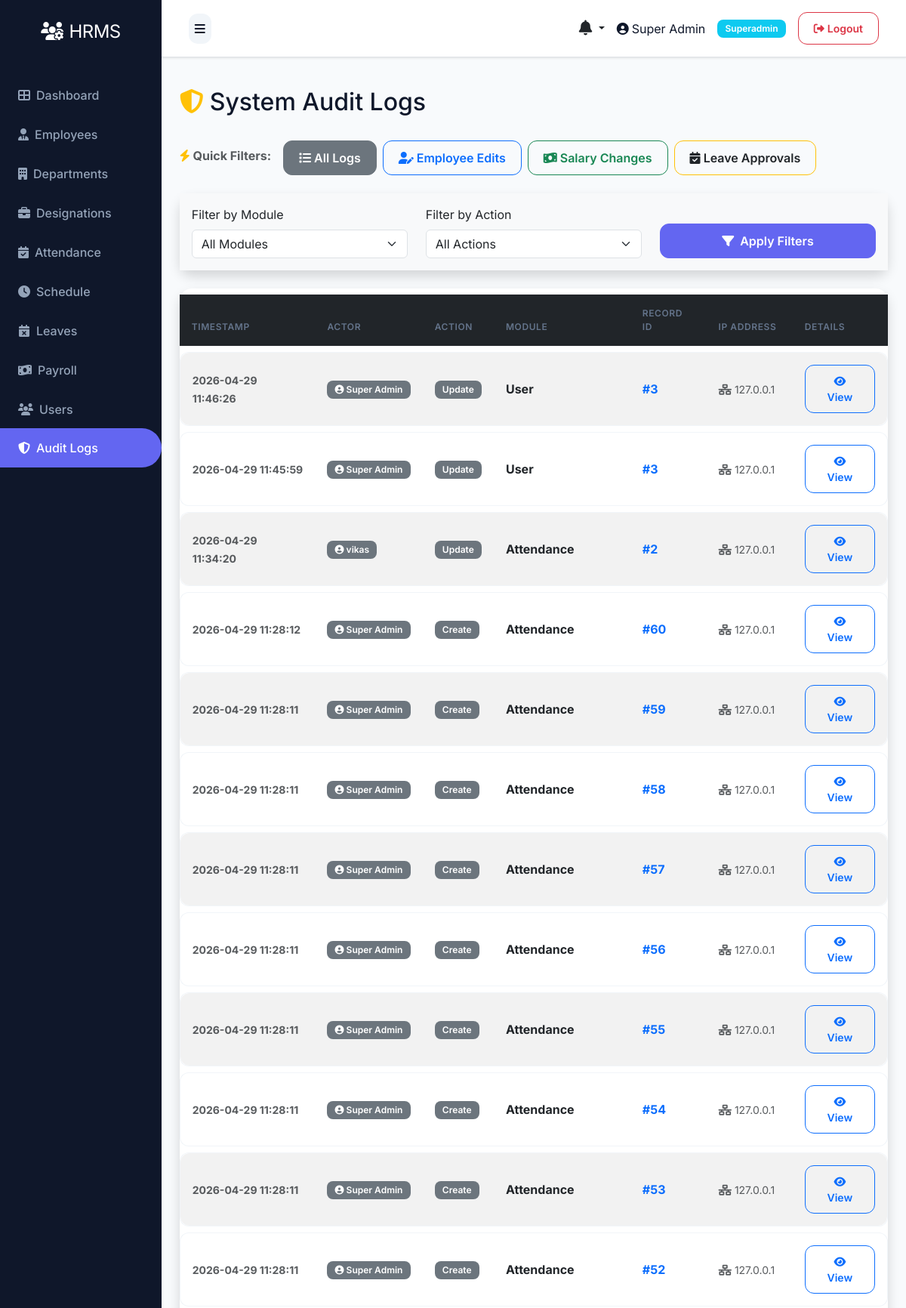
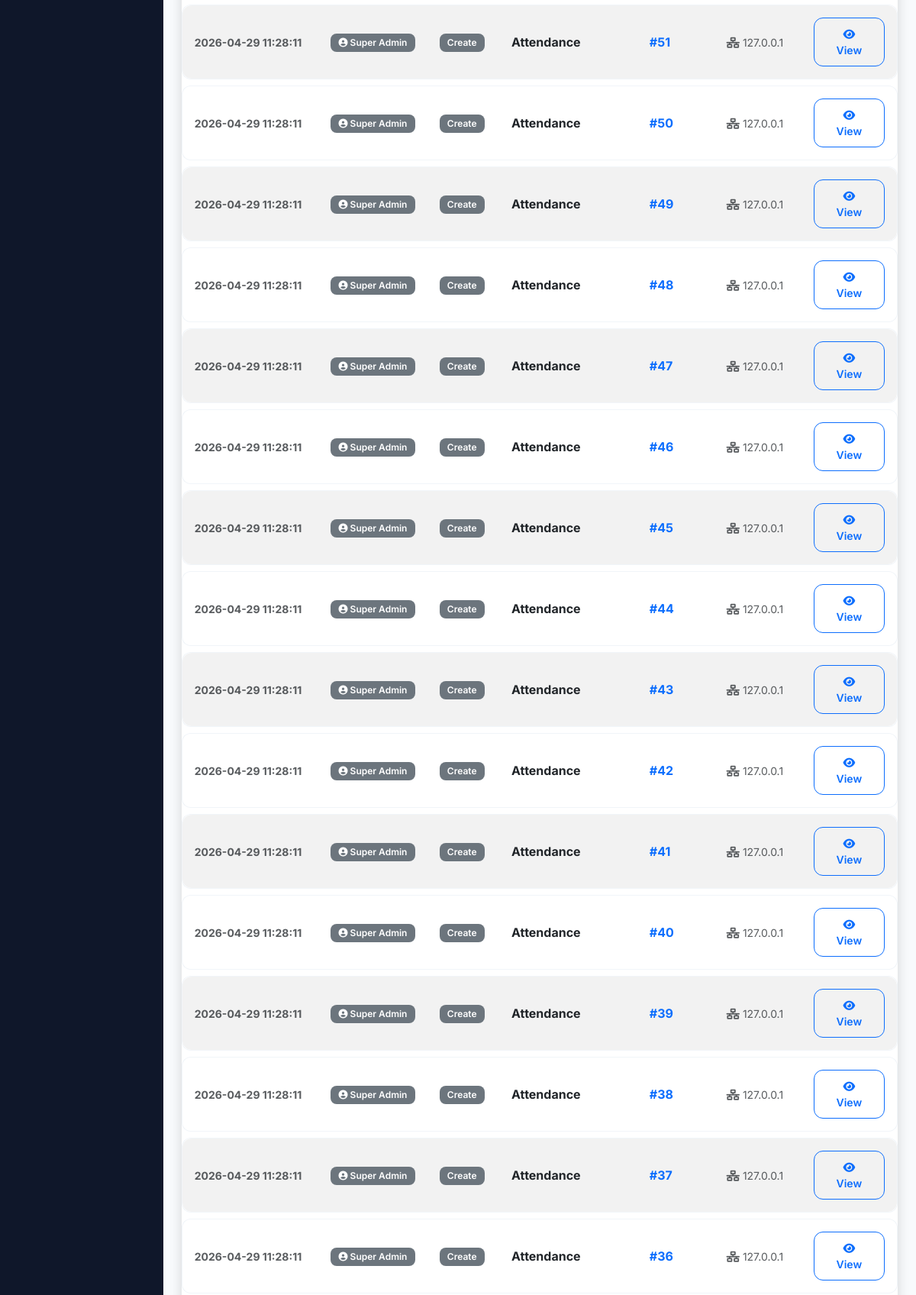
Screenshot of /audit-logs (signed in, upper part) with the database file from the repository (2 pictures, top to bottom).
### models.py (models this page shows)
class User(UserMixin, db.Model):
    __tablename__ = 'users'
    id = db.Column(db.Integer, primary_key=True)
    role_id = db.Column(db.Integer, db.ForeignKey('roles.id'), nullable=False)
    name = db.Column(db.String(100), nullable=False)
    email = db.Column(db.String(100), unique=True, nullable=False)
    phone = db.Column(db.String(20))
    status = db.Column(db.String(20), default='active')
    password = db.Column(db.String(255), nullable=False)
    remember_token = db.Column(db.String(100))
    email_verified_at = db.Column(db.DateTime)
    created_at = db.Column(db.DateTime, default=datetime.utcnow)
    updated_at = db.Column(db.DateTime, default=datetime.utcnow, onupdate=datetime.utcnow)

class Role(db.Model):
    __tablename__ = 'roles'
    id = db.Column(db.Integer, primary_key=True)
    name = db.Column(db.String(50), unique=True, nullable=False)
    description = db.Column(db.Text)
    created_at = db.Column(db.DateTime, default=datetime.utcnow)
    updated_at = db.Column(db.DateTime, default=datetime.utcnow, onupdate=datetime.utcnow)
    users = db.relationship('User', backref='role', lazy=True)

class AuditLog(db.Model):
    __tablename__ = 'audit_logs'
    id = db.Column(db.Integer, primary_key=True)
    actor_id = db.Column(db.Integer, db.ForeignKey('users.id'), nullable=True)
    action = db.Column(db.String(100), nullable=False)  # create, update, delete, login, etc.
    model = db.Column(db.String(100))
    record_id = db.Column(db.Integer)
    old_data = db.Column(db.Text)
    new_data = db.Column(db.Text)
    ip_address = db.Column(db.String(45))
    created_at = db.Column(db.DateTime, default=datetime.utcnow)
    actor = db.relationship('User', backref='audit_logs', lazy=True)

### routes/admin.py (the view)
@bp.route('/audit-logs')
@login_required
def audit_logs():
    if current_user.role.name != 'superadmin':
        flash('Access denied. Only Super Admin can view audit logs.', 'danger')
        return redirect(url_for('auth.login'))
    from models import AuditLog
    model_filter = request.args.get('model')
    action_filter = request.args.get('action')
    query = AuditLog.query
    if model_filter:
        query = query.filter_by(model=model_filter)
    if action_filter:
        query = query.filter_by(action=action_filter)
    logs = query.order_by(AuditLog.created_at.desc()).limit(200).all()
    for log in logs:
        try:
            log.parsed_old = json.loads(log.old_data) if log.old_data else {}
            log.parsed_new = json.loads(log.new_data) if log.new_data else {}
            keys = set()
            keys.update(log.parsed_old.keys())
            keys.update(log.parsed_new.keys())
            log.changed_keys = sorted(list(keys))
        except:
            log.parsed_old = {}
            log.parsed_new = {}
            log.changed_keys = []
    return render_template('admin/audit_logs.html', logs=logs)

### templates/admin/audit_logs.html (shortened to what this page needs)
{% extends "base.html" %}
{% block content %}
<div class="d-flex justify-content-between align-items-center mb-4">
    <h2><i class="fas fa-shield-alt text-warning me-2"></i>System Audit Logs</h2>
</div>
<div class="row mb-4">
    <div class="col-12">
        <div class="d-flex gap-2 flex-wrap">
            <span class="text-muted mt-2 fw-bold me-2"><i class="fas fa-bolt text-warning"></i> Quick Filters:</span>
            <a href="{{ url_for('admin.audit_logs') }}" class="btn btn-outline-secondary {% if not request.args.get('model') %}active{% endif %}">
                <i class="fas fa-list"></i> All Logs
            </a>
            <a href="{{ url_for('admin.audit_logs', model='Employee', action='update') }}" class="btn btn-outline-primary {% if request.args.get('model') == 'Employee' and request.args.get('action') == 'update' %}active{% endif %}">
                <i class="fas fa-user-edit"></i> Employee Edits
            </a>
            <a href="{{ url_for('admin.audit_logs', model='Salary', action='update') }}" class="btn btn-outline-success {% if request.args.get('model') == 'Salary' %}active{% endif %}">
                <i class="fas fa-money-bill-wave"></i> Salary Changes
            </a>
            <a href="{{ url_for('admin.audit_logs', model='Leave', action='update') }}" class="btn btn-outline-warning text-dark {% if request.args.get('model') == 'Leave' %}active{% endif %}">
                <i class="fas fa-calendar-check"></i> Leave Approvals
            </a>
        </div>
    </div>
</div>
<div class="card shadow mb-4">
    <div class="card-body bg-light">
        <form method="get" action="{{ url_for('admin.audit_logs') }}" class="row align-items-end">
            <div class="col-md-4 mb-3 mb-md-0">
                <label for="model" class="form-label">Filter by Module</label>
                <select name="model" id="model" class="form-select">
                    <option value="">All Modules</option>
                </select>
            </div>
            <div class="col-md-4 mb-3 mb-md-0">
                <label for="action" class="form-label">Filter by Action</label>
                <select name="action" id="action" class="form-select">
                    <option value="">All Actions</option>
                </select>
            </div>
            <div class="col-md-4">
                <button type="submit" class="btn btn-primary w-100"><i class="fas fa-filter me-1"></i> Apply Filters</button>
            </div>
        </form>
    </div>
</div>
<div class="card shadow">
    <div class="card-body p-0">
        <div class="table-responsive">
            <table class="table table-hover table-striped align-middle mb-0">
                <thead class="table-dark">
                    <tr>
                        <th class="ps-3 border-0">Timestamp</th>
                        <th class="border-0">Actor</th>
                        <th class="border-0">Action</th>
                        <th class="border-0">Module</th>
                        <th class="border-0">Record ID</th>
                        <th class="border-0">IP Address</th>
                        <th class="border-0">Details</th>
                    </tr>
                </thead>
                <tbody>
                    {% for log in logs %}
                    <tr>
                        <td class="ps-3"><small class="text-muted fw-bold">{{ log.created_at.strftime('%Y-%m-%d %H:%M:%S') if log.created_at else 'Unknown' }}</small></td>
                        <td>
                            {% if log.actor %}
                                <span class="badge bg-secondary"><i class="fas fa-user-circle"></i> {{ log.actor.name }}</span>
                            {% else %}
                                <span class="text-muted fst-italic">System</span>
                            {% endif %}
                        </td>
                        <td>
                            {% if log.action == 'create' %}
                                <span class="badge bg-success">Created</span>
                            {% elif log.action == 'update' %}
                                <span class="badge bg-warning text-dark">Updated</span>
                            {% elif log.action == 'delete' %}
                                <span class="badge bg-danger">Deleted</span>
                            {% elif log.action == 'login' %}
                                <span class="badge bg-info text-dark">Logged In</span>
                            {% elif log.action == 'deactivate' %}
                                <span class="badge bg-dark">Deactivated</span>
                            {% else %}
                                <span class="badge bg-secondary">{{ log.action|title }}</span>
                            {% endif %}
                        </td>
                        <td><strong>{{ log.model or '-' }}</strong></td>
                        <td><span class="text-primary fw-bold">#{{ log.record_id or '-' }}</span></td>
                        <td><small class="text-muted"><i class="fas fa-network-wired"></i> {{ log.ip_address or 'Unknown' }}</small></td>
                        <td>
                            <button type="button" class="btn btn-sm btn-outline-primary" data-bs-toggle="modal" data-bs-target="#logModal{{ log.id }}">
                                <i class="fas fa-eye"></i> View
                            </button>
                        </td>
                    </tr>
                    {% else %}
                    <tr>
                        <td colspan="7" class="text-center py-5 text-muted">No audit logs found matching criteria.</td>
                    </tr>
                    {% endfor %}
                </tbody>
            </table>
        </div>
    </div>
</div>
{% endblock %}

### templates/base.html (shortened to what this page needs)
<!DOCTYPE html>
<html lang="en">
<head>
    <link href="https://cdn.jsdelivr.net/npm/bootstrap@5.3.0/dist/css/bootstrap.min.css" rel="stylesheet">
    <link rel="stylesheet" href="https://cdnjs.cloudflare.com/ajax/libs/font-awesome/6.4.0/css/all.min.css">
    <link rel="stylesheet" href="{{ url_for('static', filename='css/style.css') }}">
</head>
<body>
    {% if current_user.is_authenticated %}
    {% set role_name = (current_user.role.name if current_user.role and current_user.role.name else 'employee') %}
    {% set dashboard_map = {
        'superadmin': 'admin.superadmin_dashboard',
        'admin': 'admin.admin_dashboard',
        'hr': 'admin.hr_dashboard',
        'payroll': 'admin.payroll_dashboard',
        'moderator': 'admin.moderator_dashboard',
        'employee': 'user.dashboard'
    } %}
    {% set dashboard_endpoint = dashboard_map.get(role_name, 'user.dashboard') %}
    <div class="d-flex" id="wrapper">
        <div id="sidebar-wrapper">
            <div class="sidebar-heading text-center">
                <i class="fas fa-users-cog me-2"></i>HRMS
            </div>
            <div class="list-group list-group-flush mt-3">
                <a href="{{ url_for(dashboard_endpoint) }}" class="list-group-item list-group-item-action {{ 'active' if request.endpoint == dashboard_endpoint else '' }}">
                    <i class="fas fa-th-large me-2"></i>Dashboard
                </a>
                {% if role_name in ['superadmin', 'hr'] %}
                <a href="{{ url_for('employee.index') }}" class="list-group-item list-group-item-action {{ 'active' if request.endpoint == 'employee.index' else '' }}">
                    <i class="fas fa-user-tie me-2"></i>Employees
                </a>
                <a href="{{ url_for('department.index') }}" class="list-group-item list-group-item-action {{ 'active' if request.endpoint == 'department.index' else '' }}">
                    <i class="fas fa-building me-2"></i>Departments
                </a>
                <a href="{{ url_for('designation.index') }}" class="list-group-item list-group-item-action {{ 'active' if request.endpoint == 'designation.index' else '' }}">
                    <i class="fas fa-briefcase me-2"></i>Designations
                </a>
                {% endif %}
                {% if role_name in ['superadmin', 'hr'] %}
                <a href="{{ url_for('attendance.index') }}" class="list-group-item list-group-item-action {{ 'active' if request.endpoint == 'attendance.index' else '' }}">
                    <i class="fas fa-calendar-check me-2"></i>Attendance
                </a>
                <a href="{{ url_for('schedule.index') }}" class="list-group-item list-group-item-action {{ 'active' if request.endpoint == 'schedule.index' else '' }}">
                    <i class="fas fa-clock me-2"></i>Schedule
                </a>
                {% endif %}
                {% if role_name in ['superadmin', 'hr'] %}
                <a href="{{ url_for('leave.index') }}" class="list-group-item list-group-item-action {{ 'active' if request.endpoint == 'leave.index' else '' }}">
                    <i class="fas fa-calendar-times me-2"></i>Leaves
                </a>
                {% endif %}
                {% if role_name in ['superadmin', 'hr'] %}
                <a href="{{ url_for('payroll.index') }}" class="list-group-item list-group-item-action {{ 'active' if request.endpoint == 'payroll.index' else '' }}">
                    <i class="fas fa-money-bill-wave me-2"></i>Payroll
                </a>
                {% endif %}
                {% if role_name == 'superadmin' %}
                <a href="{{ url_for('user.index') }}" class="list-group-item list-group-item-action {{ 'active' if request.endpoint == 'user.index' else '' }}">
                    <i class="fas fa-users me-2"></i>Users
                </a>
                <a href="{{ url_for('admin.audit_logs') }}" class="list-group-item list-group-item-action {{ 'active' if request.endpoint == 'admin.audit_logs' else '' }}">
                    <i class="fas fa-shield-alt me-2"></i>Audit Logs
                </a>
                {% endif %}
            </div>
        </div>
        <div id="page-content-wrapper" class="w-100">
            <nav class="navbar navbar-expand-lg navbar-light bg-light border-bottom">
                <div class="container-fluid">
                    <button class="btn btn-primary" id="menu-toggle">
                        <i class="fas fa-bars"></i>
                    </button>
                    <div class="ms-auto d-flex align-items-center">
                        <div class="dropdown me-3">
                            <a class="nav-link dropdown-toggle position-relative text-dark" href="#" id="notificationsDropdown" role="button" data-bs-toggle="dropdown" aria-expanded="false">
                                <i class="fas fa-bell fs-5"></i>
                            </a>
                        </div>
                        <span class="me-3">
                            <i class="fas fa-user-circle me-1"></i>{{ current_user.name }}
                        </span>
                        <span class="badge bg-info me-3">{{ role_name|title }}</span>
                        <a href="{{ url_for('auth.logout') }}" class="btn btn-outline-danger btn-sm">
                            <i class="fas fa-sign-out-alt me-1"></i>Logout
                        </a>
                    </div>
                </div>
            </nav>
            <div class="container-fluid p-4">
                {% block content %}{% endblock %}
            </div>
        </div>
    </div>
    {% endif %}
</body>
</html>

### rows the page displays
User: name "Super Admin"
Role: name "Superadmin"
AuditLog: created_at "2026-04-29 11:46:26", actor.name "Super Admin", action "Update", model "User", record "3", ip_address "127.0.0.1"
AuditLog: created_at "2026-04-29 11:45:59", actor.name "Super Admin", action "Update", model "User", record "3", ip_address "127.0.0.1"
AuditLog: created_at "2026-04-29 11:34:20", actor.name "vikas", action "Update", model "Attendance", record "2", ip_address "127.0.0.1"
AuditLog: created_at "2026-04-29 11:28:12", actor.name "Super Admin", action "Create", model "Attendance", record "60", ip_address "127.0.0.1"
AuditLog: created_at "2026-04-29 11:28:11", actor.name "Super Admin", action "Create", model "Attendance", record "59", ip_address "127.0.0.1"
AuditLog: created_at "2026-04-29 11:28:11", actor.name "Super Admin", action "Create", model "Attendance", record "58", ip_address "127.0.0.1"
AuditLog: created_at "2026-04-29 11:28:11", actor.name "Super Admin", action "Create", model "Attendance", record "57", ip_address "127.0.0.1"
AuditLog: created_at "2026-04-29 11:28:11", actor.name "Super Admin", action "Create", model "Attendance", record "56", ip_address "127.0.0.1"
AuditLog: created_at "2026-04-29 11:28:11", actor.name "Super Admin", action "Create", model "Attendance", record "55", ip_address "127.0.0.1"
AuditLog: created_at "2026-04-29 11:28:11", actor.name "Super Admin", action "Create", model "Attendance", record "54", ip_address "127.0.0.1"
AuditLog: created_at "2026-04-29 11:28:11", actor.name "Super Admin", action "Create", model "Attendance", record "53", ip_address "127.0.0.1"
AuditLog: created_at "2026-04-29 11:28:11", actor.name "Super Admin", action "Create", model "Attendance", record "52", ip_address "127.0.0.1"
AuditLog: created_at "2026-04-29 11:28:11", actor.name "Super Admin", action "Create", model "Attendance", record "51", ip_address "127.0.0.1"
AuditLog: created_at "2026-04-29 11:28:11", actor.name "Super Admin", action "Create", model "Attendance", record "50", ip_address "127.0.0.1"
AuditLog: created_at "2026-04-29 11:28:11", actor.name "Super Admin", action "Create", model "Attendance", record "49", ip_address "127.0.0.1"
AuditLog: created_at "2026-04-29 11:28:11", actor.name "Super Admin", action "Create", model "Attendance", record "48", ip_address "127.0.0.1"
AuditLog: created_at "2026-04-29 11:28:11", actor.name "Super Admin", action "Create", model "Attendance", record "47", ip_address "127.0.0.1"
AuditLog: created_at "2026-04-29 11:28:11", actor.name "Super Admin", action "Create", model "Attendance", record "46", ip_address "127.0.0.1"
AuditLog: created_at "2026-04-29 11:28:11", actor.name "Super Admin", action "Create", model "Attendance", record "45", ip_address "127.0.0.1"
AuditLog: created_at "2026-04-29 11:28:11", actor.name "Super Admin", action "Create", model "Attendance", record "44", ip_address "127.0.0.1"
AuditLog: created_at "2026-04-29 11:28:11", actor.name "Super Admin", action "Create", model "Attendance", record "43", ip_address "127.0.0.1"
AuditLog: created_at "2026-04-29 11:28:11", actor.name "Super Admin", action "Create", model "Attendance", record "42", ip_address "127.0.0.1"
AuditLog: created_at "2026-04-29 11:28:11", actor.name "Super Admin", action "Create", model "Attendance", record "41", ip_address "127.0.0.1"
AuditLog: created_at "2026-04-29 11:28:11", actor.name "Super Admin", action "Create", model "Attendance", record "40", ip_address "127.0.0.1"
AuditLog: created_at "2026-04-29 11:28:11", actor.name "Super Admin", action "Create", model "Attendance", record "39", ip_address "127.0.0.1"
AuditLog: created_at "2026-04-29 11:28:11", actor.name "Super Admin", action "Create", model "Attendance", record "38", ip_address "127.0.0.1"
AuditLog: created_at "2026-04-29 11:28:11", actor.name "Super Admin", action "Create", model "Attendance", record "37", ip_address "127.0.0.1"
AuditLog: created_at "2026-04-29 11:28:11", actor.name "Super Admin", action "Create", model "Attendance", record "36", ip_address "127.0.0.1"
